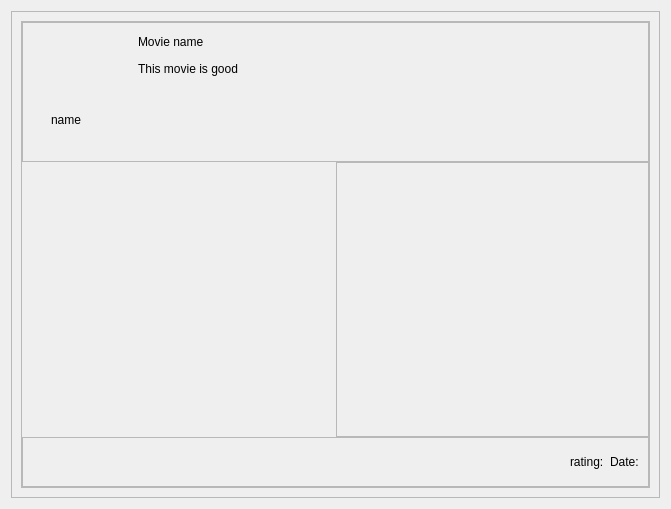
<?xml version="1.0" encoding="UTF-8"?>
<ui version="4.0">
 <class>likepage</class>
 <widget class="QWidget" name="likepage">
  <property name="geometry">
   <rect>
    <x>0</x>
    <y>0</y>
    <width>671</width>
    <height>509</height>
   </rect>
  </property>
  <property name="windowTitle">
   <string>Form</string>
  </property>
  <layout class="QVBoxLayout" name="verticalLayout_2">
   <item>
    <widget class="QScrollArea" name="scrollArea">
     <property name="widgetResizable">
      <bool>true</bool>
     </property>
     <widget class="QWidget" name="scrollAreaWidgetContents">
      <property name="geometry">
       <rect>
        <x>0</x>
        <y>0</y>
        <width>647</width>
        <height>485</height>
       </rect>
      </property>
      <layout class="QVBoxLayout" name="verticalLayout">
       <item>
        <widget class="QFrame" name="frame_1">
         <property name="frameShape">
          <enum>QFrame::StyledPanel</enum>
         </property>
         <property name="frameShadow">
          <enum>QFrame::Raised</enum>
         </property>
         <layout class="QGridLayout" name="gridLayout_2">
          <property name="leftMargin">
           <number>0</number>
          </property>
          <property name="topMargin">
           <number>0</number>
          </property>
          <property name="rightMargin">
           <number>0</number>
          </property>
          <property name="bottomMargin">
           <number>0</number>
          </property>
          <property name="spacing">
           <number>0</number>
          </property>
          <item row="0" column="0" colspan="2">
           <widget class="QFrame" name="frame">
            <property name="maximumSize">
             <size>
              <width>16777215</width>
              <height>140</height>
             </size>
            </property>
            <property name="frameShape">
             <enum>QFrame::StyledPanel</enum>
            </property>
            <property name="frameShadow">
             <enum>QFrame::Raised</enum>
            </property>
            <layout class="QHBoxLayout" name="horizontalLayout_6">
             <item>
              <widget class="QWidget" name="widget" native="true">
               <property name="maximumSize">
                <size>
                 <width>100</width>
                 <height>100</height>
                </size>
               </property>
               <layout class="QVBoxLayout" name="verticalLayout_4">
                <item>
                 <widget class="QLabel" name="label">
                  <property name="minimumSize">
                   <size>
                    <width>50</width>
                    <height>50</height>
                   </size>
                  </property>
                  <property name="maximumSize">
                   <size>
                    <width>50</width>
                    <height>50</height>
                   </size>
                  </property>
                  <property name="autoFillBackground">
                   <bool>false</bool>
                  </property>
                  <property name="text">
                   <string/>
                  </property>
                  <property name="textFormat">
                   <enum>Qt::PlainText</enum>
                  </property>
                  <property name="pixmap">
                   <pixmap resource="resource.qrc">:/icons/icons/icon.png</pixmap>
                  </property>
                  <property name="scaledContents">
                   <bool>true</bool>
                  </property>
                  <property name="alignment">
                   <set>Qt::AlignBottom|Qt::AlignHCenter</set>
                  </property>
                 </widget>
                </item>
                <item>
                 <widget class="QLabel" name="label_2">
                  <property name="maximumSize">
                   <size>
                    <width>50</width>
                    <height>50</height>
                   </size>
                  </property>
                  <property name="text">
                   <string>name</string>
                  </property>
                  <property name="alignment">
                   <set>Qt::AlignCenter</set>
                  </property>
                 </widget>
                </item>
               </layout>
              </widget>
             </item>
             <item>
              <widget class="QWidget" name="widget_2" native="true">
               <layout class="QVBoxLayout" name="verticalLayout_5">
                <property name="spacing">
                 <number>10</number>
                </property>
                <property name="leftMargin">
                 <number>0</number>
                </property>
                <property name="topMargin">
                 <number>0</number>
                </property>
                <property name="rightMargin">
                 <number>0</number>
                </property>
                <item>
                 <widget class="QLabel" name="label_3">
                  <property name="maximumSize">
                   <size>
                    <width>16777215</width>
                    <height>20</height>
                   </size>
                  </property>
                  <property name="text">
                   <string>Movie name</string>
                  </property>
                 </widget>
                </item>
                <item>
                 <widget class="QLabel" name="label_4">
                  <property name="text">
                   <string>This movie is good</string>
                  </property>
                  <property name="alignment">
                   <set>Qt::AlignLeading|Qt::AlignLeft|Qt::AlignTop</set>
                  </property>
                  <property name="wordWrap">
                   <bool>true</bool>
                  </property>
                 </widget>
                </item>
               </layout>
              </widget>
             </item>
            </layout>
           </widget>
          </item>
          <item row="2" column="0" colspan="2">
           <widget class="QFrame" name="frame_3">
            <property name="maximumSize">
             <size>
              <width>16777215</width>
              <height>50</height>
             </size>
            </property>
            <property name="frameShape">
             <enum>QFrame::StyledPanel</enum>
            </property>
            <property name="frameShadow">
             <enum>QFrame::Raised</enum>
            </property>
            <layout class="QHBoxLayout" name="horizontalLayout_5">
             <item>
              <widget class="QPushButton" name="pushButton">
               <property name="styleSheet">
                <string notr="true">border:none
</string>
               </property>
               <property name="text">
                <string/>
               </property>
               <property name="icon">
                <iconset resource="resource.qrc">
                 <normaloff>:/icons/icons/like.png</normaloff>:/icons/icons/like.png</iconset>
               </property>
              </widget>
             </item>
             <item>
              <widget class="QPushButton" name="pushButton_2">
               <property name="styleSheet">
                <string notr="true">border:none
</string>
               </property>
               <property name="text">
                <string/>
               </property>
               <property name="icon">
                <iconset resource="resource.qrc">
                 <normaloff>:/icons/icons/favor.png</normaloff>:/icons/icons/favor.png</iconset>
               </property>
              </widget>
             </item>
             <item>
              <spacer name="horizontalSpacer_3">
               <property name="orientation">
                <enum>Qt::Horizontal</enum>
               </property>
               <property name="sizeHint" stdset="0">
                <size>
                 <width>40</width>
                 <height>20</height>
                </size>
               </property>
              </spacer>
             </item>
             <item>
              <widget class="QLabel" name="label_5">
               <property name="text">
                <string>rating:</string>
               </property>
              </widget>
             </item>
             <item>
              <widget class="QLabel" name="label_6">
               <property name="text">
                <string>Date:</string>
               </property>
              </widget>
             </item>
            </layout>
           </widget>
          </item>
          <item row="1" column="1">
           <widget class="QFrame" name="frame_2">
            <property name="minimumSize">
             <size>
              <width>0</width>
              <height>0</height>
             </size>
            </property>
            <property name="frameShape">
             <enum>QFrame::StyledPanel</enum>
            </property>
            <property name="frameShadow">
             <enum>QFrame::Raised</enum>
            </property>
           </widget>
          </item>
          <item row="1" column="0">
           <spacer name="horizontalSpacer_4">
            <property name="orientation">
             <enum>Qt::Horizontal</enum>
            </property>
            <property name="sizeType">
             <enum>QSizePolicy::Fixed</enum>
            </property>
            <property name="sizeHint" stdset="0">
             <size>
              <width>120</width>
              <height>20</height>
             </size>
            </property>
           </spacer>
          </item>
         </layout>
        </widget>
       </item>
      </layout>
     </widget>
    </widget>
   </item>
  </layout>
 </widget>
 <resources>
  <include location="resource.qrc"/>
  <include location="resource.qrc"/>
 </resources>
 <connections/>
</ui>
